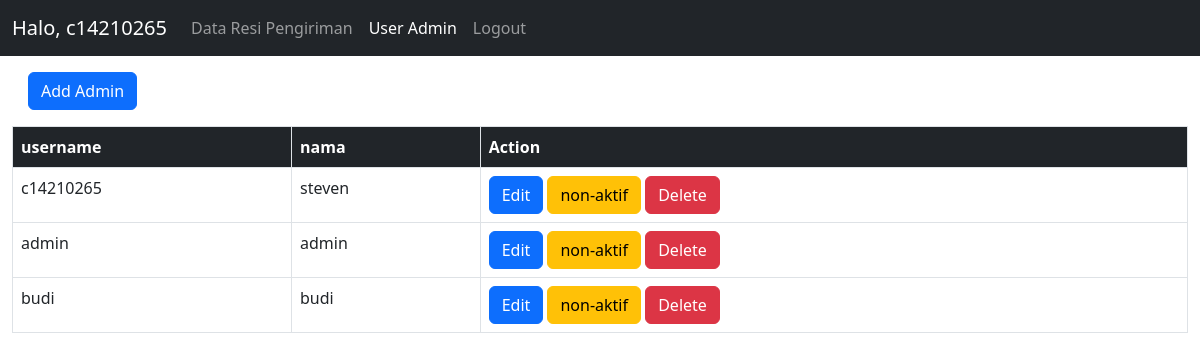
The app's page /admin/adminSetting.php (signed in) with its own data.
### tables this page shows
CREATE TABLE `user` (
  `id` int(11) NOT NULL,
  `username` varchar(50) NOT NULL,
  `password` varchar(255) NOT NULL,
  `nama_admin` varchar(50) NOT NULL,
  `status_aktif` tinyint(1) NOT NULL
);

### admin/adminSetting.php (the view, shortened to what this page needs)
<?php
require("../connect.php");
$username = $_SESSION['username'];
$stmt = $conn->prepare("SELECT * FROM user");
$stmt->execute();
$result = $stmt->fetchAll(PDO::FETCH_ASSOC);
?>
<!DOCTYPE html>
<html lang="en">
<head>
    <link href="https://cdn.jsdelivr.net/npm/bootstrap@5.2.3/dist/css/bootstrap.min.css" rel="stylesheet">
</head>
<body>
    <nav class="navbar navbar-dark navbar-expand-lg bg-dark">
        <div class="container-fluid">
            <a class="navbar-brand" href="#">Halo, <?= $username; ?></a>
            <div class="collapse navbar-collapse" id="navbarNavAltMarkup">
                <div class="navbar-nav">
                    <a class="nav-link" aria-current="page" href="index.php">Data Resi Pengiriman</a>
                    <a class="nav-link active" href="#">User Admin</a>
                    <a class="nav-link" href="logout.php">Logout</a>
                </div>
            </div>
        </div>
    </nav>
    <div class="container-fluid ">
        <div class="add-baru m-3">
            <button type="button" class="btn btn-primary entry-log" data-bs-toggle="modal" data-bs-target="#addAdmin" value="<?= $row['nomor_resi']; ?>">
                Add Admin
            </button>
        </div>
        <div class="table-admin">
            <table class="table table-bordered">
                <thead class="bg-dark text-white">
                    <th>username</th>
                    <th>nama</th>
                    <th>Action</th>
                </thead>
                <tbody>
                    <?php foreach ($result as $row) : ?>
                        <tr>
                            <td><?= $row['username']; ?></td>
                            <td><?= $row['nama_admin']; ?></td>
                            <td>
                                <button type="button" class="btn btn-primary dit-admin" data-bs-toggle="modal" data-bs-target="#editAdmin" value="<?= $row['username']; ?>">
                                    Edit
                                </button>
                                <button class="btn btn-warning status" value="<?= $row['username']; ?>" status="<?= $row['status_aktif']; ?>">non-aktif</button>
                                <button class="btn btn-danger delete" value="<?= $row['username']; ?>">Delete</button>
                            </td>
                        </tr>
                    <?php endforeach; ?>
                </tbody>
            </table>
        </div>
    </div>
</body>
</html>

### records on screen
user: username "c14210265", nama_admin "steven"
user: username "admin", nama_admin "admin"
user: username "budi", nama_admin "budi"

### other values on screen
$username "c14210265"
